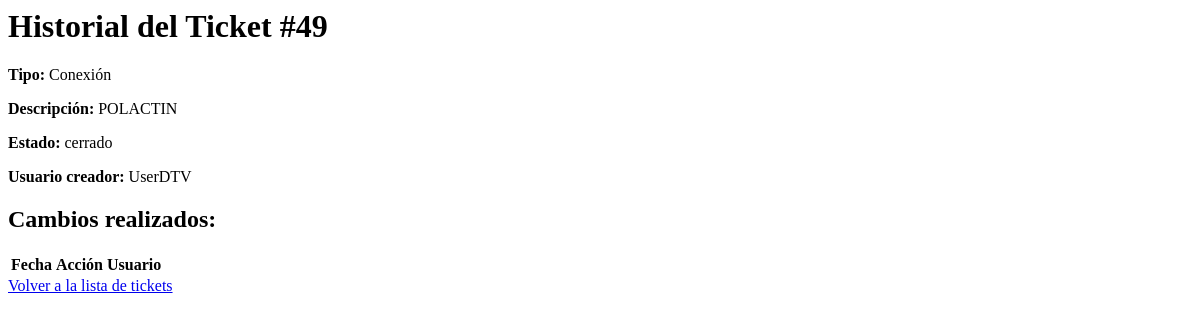
Page /ticket-history/49 (signed in) on the earlier database version.
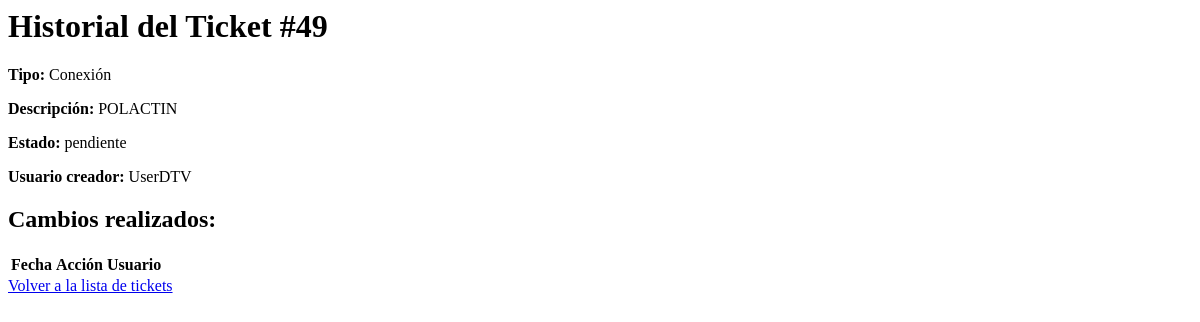
Same page on the later database version.
### tables this page shows
CREATE TABLE tickets (
    id INTEGER PRIMARY KEY AUTOINCREMENT,
    tipo TEXT NOT NULL,
    descripcion TEXT NOT NULL,
    prioridad TEXT NOT NULL,
    fecha_creacion DATETIME DEFAULT CURRENT_TIMESTAMP,
    usuario_creador TEXT NOT NULL,
    notas TEXT,
    archivo TEXT
, usuario_asignado TEXT, estado TEXT DEFAULT 'pendiente');

### app.py (the view)
@app.route('/ticket-history/<int:id>')
@login_required
def ticket_history(id):
    conn = get_db_connection()
    ticket = conn.execute('SELECT * FROM tickets WHERE id = ?', (id,)).fetchone()
    historial = conn.execute(
        'SELECT * FROM historial WHERE ticket_id = ? ORDER BY fecha DESC',
        (id,)
    ).fetchall()
    conn.close()
    if not ticket:
        return "El ticket no existe", 404
    return render_template('ticket_history.html', ticket=ticket, historial=historial)

### app.py (called while the page is built)
def get_db_connection():
    conn = sqlite3.connect('database.db', timeout=10)  # Espera hasta 10 segundos si la base de datos está bloqueada
    conn.row_factory = sqlite3.Row
    return conn

@login_manager.user_loader
def load_user(user_id):
    conn = get_db_connection()
    user = conn.execute('SELECT * FROM users WHERE id = ?', (user_id,)).fetchone()
    conn.close()
    if user:
        return User(id=user['id'], username=user['username'], role=user['role'])
    return None

### templates/ticket_history.html (shortened to what this page needs)
<h1>Historial del Ticket #{{ ticket.id }}</h1>
<p><strong>Tipo:</strong> {{ ticket.tipo }}</p>
<p><strong>Descripción:</strong> {{ ticket.descripcion }}</p>
<p><strong>Estado:</strong> {{ ticket.estado }}</p>
<p><strong>Usuario creador:</strong> {{ ticket.usuario_creador }}</p>
<h2>Cambios realizados:</h2>
<table>
    <thead>
        <tr>
            <th>Fecha</th>
            <th>Acción</th>
            <th>Usuario</th>
        </tr>
    </thead>
</table>
<a href="/tickets">Volver a la lista de tickets</a>

Differences in the rows shown:
changed tickets "Conexión": estado "cerrado" → "pendiente"
